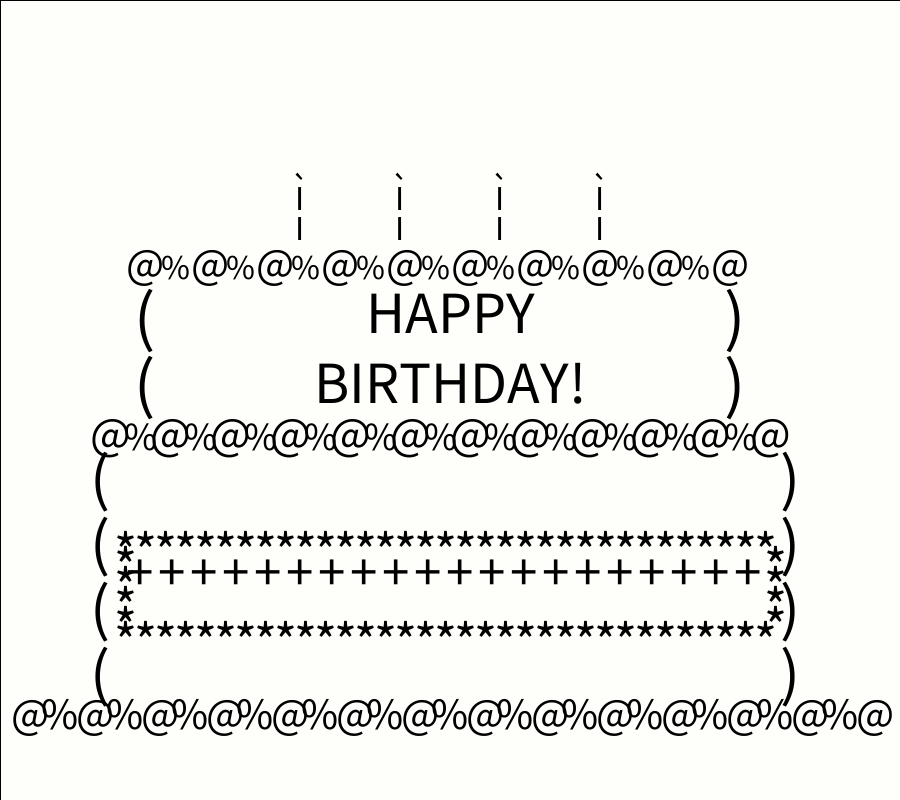
Frame 1 (no input)
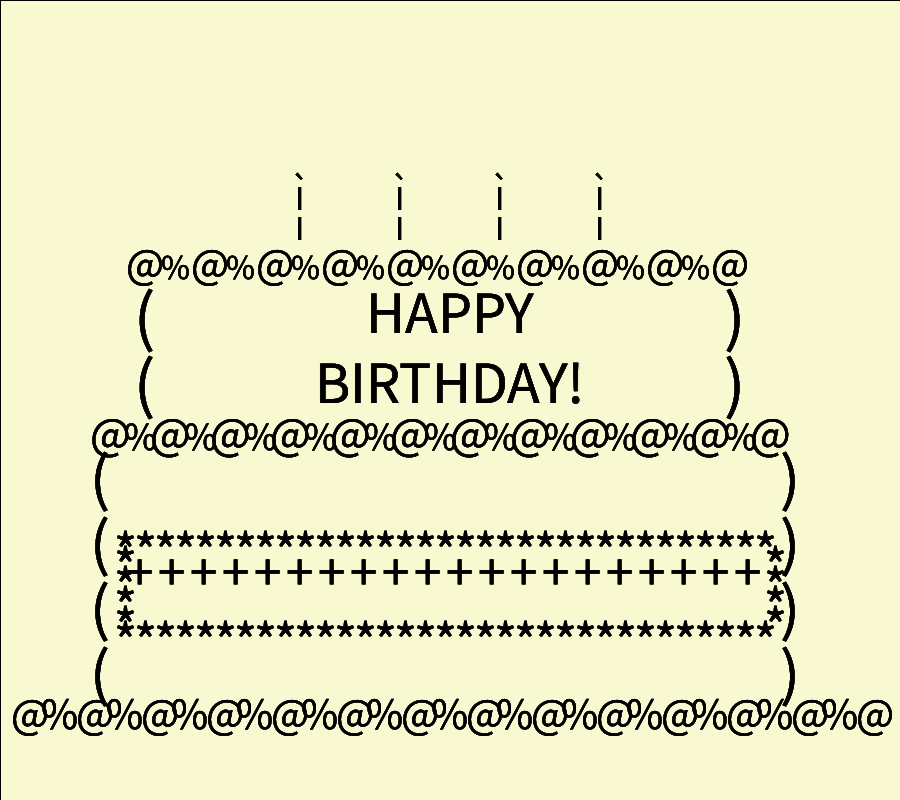
Frame 60 (the mouse pressed at the canvas centre just before this capture)
Frame 120 (the mouse held since frame 60 and released just before this capture): identical to frame 60, image omitted

The Processing sketch that drew these frames (run headless with seeded random() and noise(); from frame 60 on, the mouse is pressed at the canvas centre):

// Processing sketch: A4R1_themagneticpoetrypiece
// ── A4R1_themagneticpoetrypiece.pde
// IMAGE SOURCE --> https://www.reddit.com/r/typewriters/comments/1796n22/anyone_else_make_simple_typewriter_art_for/
String main = "HAPPY BIRTHDAY!";

color background;

void setup() {
  size(900, 800);
  background(255);
  rectMode(CENTER);

  background = #F7F1CF;
}

void draw() {
  fill(background, 25);
  rect(width/2, height/2, width, height);

  textAlign(CENTER);

  // MAIN MESSAGE
  fill(0);
  textSize(60);
  text(main, width/2, height/2, 350, 220);


  // THE CAKE'S LAYERS
  int a = 110;
  int b = 140;
  while (a < 800) {
    fill(0);
    textSize(48);
    text("@", a, width*0.50);

    a = a + 60;
  }
  while (b < 750) {
    fill(0);
    textSize(40);
    text("%", b, width*0.50);

    b = b + 60;
  }

  int a2 = 145;
  int b2 = 175;
  while (a2 < 740) {
    fill(0);
    textSize(45);
    text("@", a2, width*0.31);

    a2 = a2 + 65;
  }
  while (b2 < 730) {
    fill(0);
    textSize(35);
    text("%", b2, width*0.31);

    b2 = b2 + 65;
  }

  int a3 = 30;
  int b3 = 60;
  while (a3 < 900) {
    fill(0);
    textSize(45);
    text("@", a3, width*0.81);

    a3 = a3 + 65;
  }
  while (b3 < 870) {
    fill(0);
    textSize(45);
    text("%", b3, width*0.81);

    b3 = b3 + 65;
  }

  // CAKE'S OUTER COATING / THE SIDES OF THE CAKE
  int l1 = 150;
  int l2 = 100;
  while (l1 < 270) {
    fill(0);
    textSize(70);
    text("(", 145, 190 + l1);
    text(")", 735, 190 + l1);

    l1 = l1 + 67;
  }
  while (l2 < 350) {
    fill(0);
    textSize(66);
    text("(", 100, 400 + l2);
    text(")", 790, 400 + l2);

    l2 = l2 + 65;
  }

  // CANDLES + ICING ETC
  int c1, c2, c3;
  c1 = 50;
  c2 = 50;
  c3 = 50;
  while(c1 < 410){
    fill(0);
    textSize(35);
    text("I", 250 + c1, 210);
    text("I", 250 + c2, 240);
    text("`", 250 + c3, 200);
    
    c1 = c1 + 100;
    c2 = c2 + 100;
    c3 = c3 + 100;
  }
  
  int t1 = 125;
  int t2 = 585;
  int t3 = 140;
  while (t1 < 775) {
    fill(0);
    textSize(55);
    text("*", t1, 570);
    text("*", t1, 660);

    t1 = t1 + 20;
  }
  while (t2 < 650) {
    fill(0);
    textSize(55);
    text("*", 125, t2);
    text("*", 775, t2);

    t2 = t2 + 20;
  }
  while (t3 < 760){
    fill(0);
    textSize(55);
    text("+", t3, 590);
    
    t3 = t3 + 32;
  }
}
